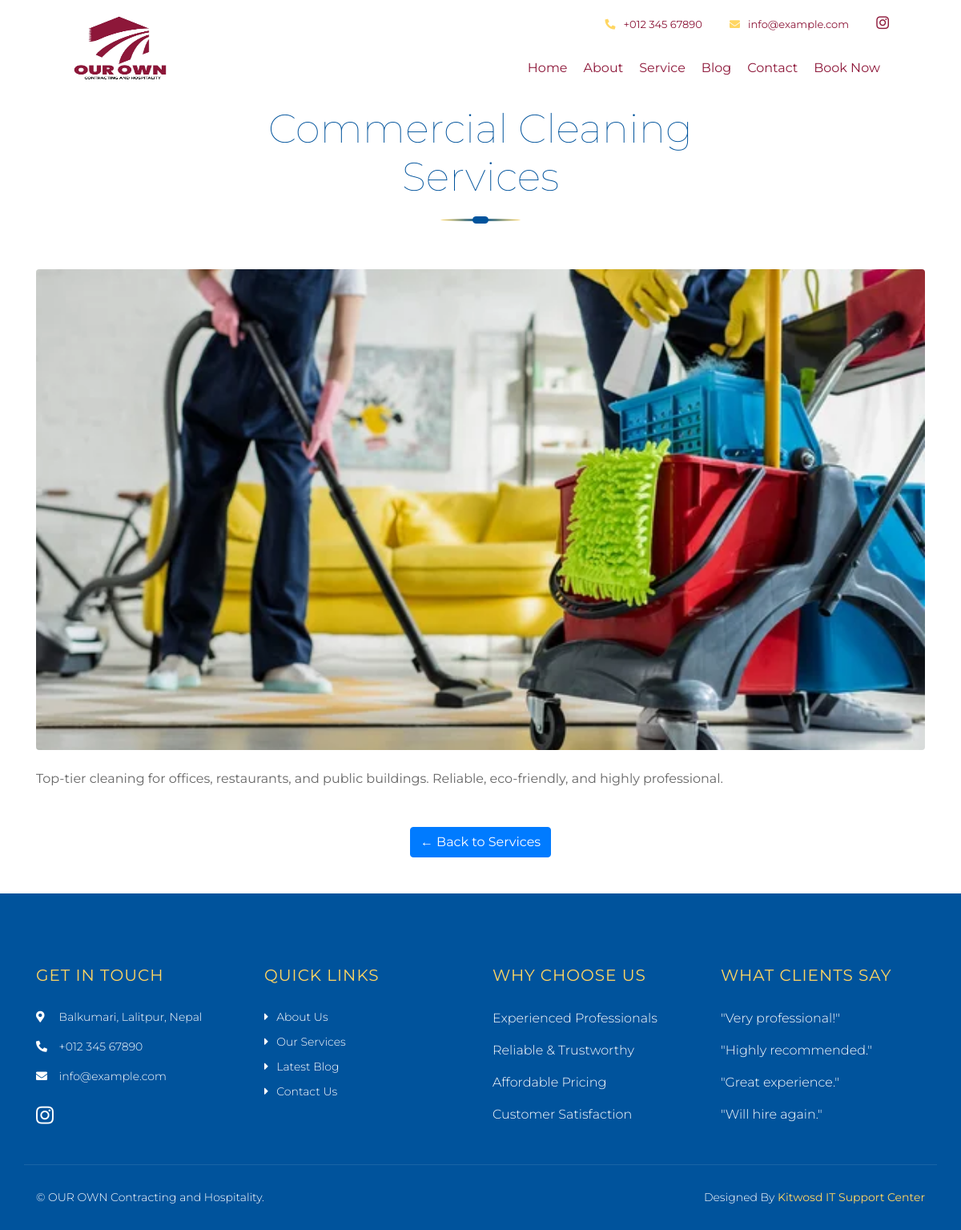
Screenshot of /services/commercial-cleaning-services/ with the database file from the repository.
### core/models.py (models this page shows, shortened)
class OrganizationInfo(models.Model):
    name = models.CharField(max_length=255, default="Our Company")
    logo = models.ImageField(upload_to='organization_logos/', null=True, blank=True)
    address = models.TextField()
    phone1 = models.CharField("Phone 1", max_length=20)
    phone2 = models.CharField("Phone 2", max_length=20, blank=True, null=True)
    email1 = models.EmailField("Email 1")
    email2 = models.EmailField("Email 2", blank=True, null=True)
    facebook = models.URLField(blank=True, null=True)
    twitter = models.URLField(blank=True, null=True)
    instagram = models.URLField(blank=True, null=True)
    linkedin = models.URLField(blank=True, null=True)

class Service(models.Model):
    title = models.CharField(max_length=100)
    slug = models.SlugField(blank=True)
    description = models.TextField()
    image = models.ImageField(upload_to='services/')

### core/views.py (the view)
# urls.py: path('services/<slug:slug>/', views.services_detail, name='services_detail'),
def services_detail(request, slug):
    services = get_object_or_404(Service, slug=slug)
    return render(request, 'core/service_detail.html', {
        'services': services
    })

### core/context_processors.py (called while the page is built)
def organization_info(request):
    org = OrganizationInfo.objects.first()
    return {
        'org': org
    }

### core/templates/core/service_detail.html (shortened to what this page needs)
{% extends 'base.html' %}
{% block content %}
<div class="service-detail">
    <div class="container">
        <div class="section-header text-center">
            <h2>{{ services.title }}</h2>
        </div>
        <div class="text-center mb-4">
    <img src="{{ services.image.url }}" alt="{{ services.title }}"
         class="img-fluid rounded w-100"
         style="max-height: 600px; object-fit: cover;">
</div>
        <div class="service-content">
            <p>{{ services.description|linebreaks }}</p>
        </div>
        <div class="text-center mt-5">
            <a href="{% url 'services' %}" class="btn btn-primary">← Back to Services</a>
        </div>
    </div>
</div>
{% endblock %}

### core/templates/base.html (shortened to what this page needs)
{% load static %}
<!DOCTYPE html>
<html lang="en">
<head>
    <link href="https://cdn.jsdelivr.net/npm/bootstrap@5.3.2/dist/css/bootstrap.min.css" rel="stylesheet">
    <link href="https://cdn.jsdelivr.net/npm/bootstrap-icons@1.10.5/font/bootstrap-icons.css" rel="stylesheet">
    <link href="https://stackpath.bootstrapcdn.com/bootstrap/4.4.1/css/bootstrap.min.css" rel="stylesheet">
    <link href="https://cdnjs.cloudflare.com/ajax/libs/font-awesome/5.10.0/css/all.min.css" rel="stylesheet">
    <link href="{% static 'lib/owlcarousel/assets/owl.carousel.min.css' %}" rel="stylesheet">
    <link href="{% static 'lib/lightbox/css/lightbox.min.css' %}" rel="stylesheet">
    <link href="{% static 'css/style.css' %}" rel="stylesheet">
</head>
<body>
    <div class="wrapper">
        <div class="header w-100">
            <div class="container-fluid">
                <div class="header-top row align-items-center">
                    <div class="col-lg-3">
                        <div class="brand">
                            <a href="{% url 'home' %}">
                                <img src="{% if org and org.logo %}{{ org.logo.url }}{% else %}{% static 'img/logo.jpg' %}{% endif %}" alt="{{ org.name|default:'OUR OWN Contracting and Hospitality' }}" class="img-fluid">
                            </a>
                        </div>
                    </div>
                    <div class="col-lg-9">
                        <div class="topbar">
                            <div class="topbar-col">
                                {% if org and org.phone1 %}
                                    <a href="tel:{{ org.phone1 }}"><i class="fa fa-phone-alt"></i>{{ org.phone1 }}</a>
                                {% else %}
                                    <a href="tel:+01234567890"><i class="fa fa-phone-alt"></i>+012 345 67890</a>
                                {% endif %}
                            </div>
                            <div class="topbar-col">
                                {% if org and org.email1 %}
                                    <a href="mailto:{{ org.email1 }}"><i class="fa fa-envelope"></i>{{ org.email1 }}</a>
                                {% else %}
                                    <a href="mailto:info@example.com"><i class="fa fa-envelope"></i>info@example.com</a>
                                {% endif %}
                            </div>
                            <div class="topbar-col">
                                <div class="topbar-social">
                                    {% if org and org.instagram %}
                                        <a href="{{ org.instagram }}"><i class="fab fa-instagram"></i></a>
                                    {% endif %}
                                </div>
                            </div>
                        </div>
                        <div class="navbar navbar-expand-lg bg-light navbar-light">
                            <div class="collapse navbar-collapse justify-content-between" id="navbarCollapse">
                                <div class="navbar-nav ml-auto">
                                    <a href="{% url 'home' %}" class="nav-item nav-link">Home</a>
                                    <a href="{% url 'about' %}" class="nav-item nav-link">About</a>
                                    <a href="{% url 'services' %}" class="nav-item nav-link">Service</a>
                                    <a href="{% url 'blog' %}" class="nav-item nav-link">Blog</a>
                                    <a href="{% url 'contact' %}" class="nav-item nav-link">Contact</a>
                                    <a href="{% url 'book_now' %}" class="nav-item nav-link">Book Now</a>
                                </div>
                            </div>
                        </div>
                    </div>
                </div>
            </div>
        </div>
        {% block content %}{% endblock %}
        <div class="footer">
            <div class="container">
                <div class="row">
                    <div class="col-md-6 col-lg-3">
                        <div class="footer-contact">
                            <h2>Get In Touch</h2>
                            <p><i class="fa fa-map-marker-alt"></i> {{ org.address|default:"123 Street, New York, USA" }}</p>
                            <p><i class="fa fa-phone-alt"></i> {{ org.phone1|default:"+012 345 67890" }}</p>
                            <p><i class="fa fa-envelope"></i> {{ org.email1|default:"info@example.com" }}</p>
                            <div class="footer-social">
                                {% if org and org.instagram %}
                                    <a href="{{ org.instagram }}"><i class="fab fa-instagram"></i></a>
                                {% endif %}
                            </div>
                        </div>
                    </div>
                    <div class="col-md-6 col-lg-3">
                        <div class="footer-link">
                            <h2>Quick Links</h2>
                            <a href="{% url 'about' %}">About Us</a>
                            <a href="{% url 'services' %}">Our Services</a>
                            <a href="{% url 'blog' %}">Latest Blog</a>
                            <a href="{% url 'contact' %}">Contact Us</a>
                        </div>
                    </div>
                    <div class="col-md-6 col-lg-3">
                        <div class="footer-link">
                            <h2>Why Choose Us</h2>
                            <p>Experienced Professionals</p>
                            <p>Reliable &amp; Trustworthy</p>
                            <p>Affordable Pricing</p>
                            <p>Customer Satisfaction</p>
                        </div>
                    </div>
                    <div class="col-md-6 col-lg-3">
                        <div class="footer-link">
                            <h2>What Clients Say</h2>
                            <p>"Very professional!"</p>
                            <p>"Highly recommended."</p>
                            <p>"Great experience."</p>
                            <p>"Will hire again."</p>
                        </div>
                    </div>
                </div>
            </div>
            <div class="container copyright">
                <div class="row">
                    <div class="col-md-6">
                        <p>&copy; {{ org.name|default:"OUR OWN Contracting and Hospitality" }}.</p>
                    </div>
                    <div class="col-md-6">
                        <p>Designed By <a href="https://www.kitwosd.com/">Kitwosd IT Support Center</a></p>
                    </div>
                </div>
            </div>
        </div>
    </div>
</body>
</html>

### core/static/css/style.css (style rules this page uses)
body { color: #666666; background: #ffffff; font-family: 'Montserrat', sans-serif; font-weight: 400; }
h1, h2, h3, h4, h5, h6 { font-weight: 100; }
a { color: #454545; transition: .3s; }
.wrapper { width: 100%; margin: 0; background: #ffffff; }
.header { position: relative; width: 100%; padding: 15px 0 0 0; background: #ffffff; }
@media (min-width: 992px) { .header .row { padding: 0 60px; } }
.header .header-top { padding-bottom: 15px; border-bottom: 1px solid rgba(255, 255, 255, .1); }
.header .brand { position: relative; }
.header .brand a { color: #ffffff; font-size: 60px; font-weight: 100; }
.header .brand img { width: 100%; max-width: 150px; height: 100%; max-height: 100px; }
.header .topbar { position: relative; text-align: right; }
.header .topbar .topbar-col { display: inline-block; padding: 0 15px; margin-bottom: 15px; }
.header .topbar-col a { color: #8d1739; font-size: 13px; }
.header .topbar-col a i { margin-right: 10px; color: #FFD662; }
.header .topbar-social { position: relative; }
.header .topbar-social a { display: inline-block; }
.header .topbar-social a i { margin-right: 10px; font-size: 18px; color: #8d1739; }
.header .topbar-social a:last-child i { margin: 0; }
@media (min-width: 992px) { .header .navbar { background: transparent !important; } }
@media (min-width: 992px) { .header .navbar-light a.nav-link, .header .navbar-light .show > .nav-link { position: relative; padding: 8px 10px; color: #8d1739; font-size: 16px; z-index: 1; } }
.section-header { position: relative; width: 100%; max-width: 550px; text-align: center; margin: 0 auto; margin-bottom: 60px; padding-bottom: 15px; }
.section-header::before { position: absolute; content: ""; width: 100px; height: 3px; left: calc(50% - 50px); bottom: 0; background: linear-gradient(to left, #FFD662, #00539C, #FFD662); border-radius: 100%; }
.section-header::after { position: absolute; content: ""; width: 20px; height: 9px; left: calc(50% - 10px); bottom: -3px; background: #00539C; border-radius: 5px; }
.section-header h2 { color: #00539C; font-size: 50px; font-weight: 100; }
.footer { position: relative; margin-top: 45px; padding-top: 90px; background: #00539C; color: #ffffff; font-weight: 300; }
.footer .footer-contact, .footer .footer-link, .footer .footer-form { position: relative; margin-bottom: 45px; }
.footer .footer-contact h2, .footer .footer-link h2, .footer .footer-form h2 { position: relative; margin-bottom: 30px; font-size: 20px; font-weight: 400; color: #FFD662; text-transform: uppercase; letter-spacing: 1px; }
.footer .footer-contact p { font-size: 14px; }
.footer .footer-contact p i { width: 25px; }
.footer .footer-social { position: relative; margin-top: 25px; }
.footer .footer-social a { display: inline-block; }
.footer .footer-social a i { margin-right: 15px; font-size: 25px; color: #ffffff; }
.footer .footer-social a:last-child i { margin: 0; }
.footer .footer-link a { display: block; margin-bottom: 10px; font-size: 14px; color: #ffffff; }
.footer .footer-link a::before { position: relative; content: "\f0da"; font-family: "Font Awesome 5 Free"; font-weight: 900; margin-right: 10px; }
.footer .copyright { padding: 30px 15px; border-top: 1px solid rgba(255, 255, 255, .1); }
.footer .copyright p { margin: 0; font-size: 14px; }
.footer .copyright .col-md-6:last-child p { text-align: right; }
.footer .copyright p a { color: #FFD662; font-weight: 400; }

### rows the page displays
OrganizationInfo: logo (picture), phone1 "+012 345 67890", email1 "info@example.com", address "Balkumari, Lalitpur, Nepal", name "OUR OWN Contracting and Hospitality"
Service: title "Commercial Cleaning Services", image (picture), description "Top-tier cleaning for offices, restaurants, and public buildings. Reliable, eco-friendly, and highly professional."
